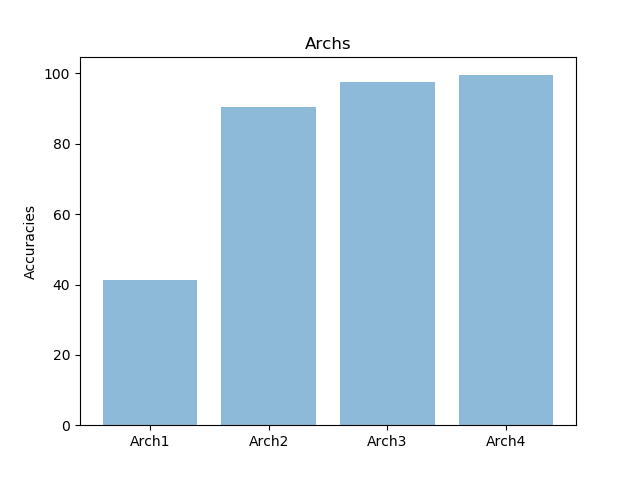

Source code (Python):
from data_processing_CNN import final_data , WIDTH , HEIGHT
from tensorflow import keras
import numpy as np
import matplotlib.pyplot as plt

image_size = WIDTH*HEIGHT*3

models = []
histories = []

def extract_train_valid_test():
    train_data , validation_data , test_data = final_data()
    
    X_train = list()
    Y_train = list()
    X_test = list()
    Y_test =  list()
    X_validation = list()
    Y_validation = list()
        
    for i in range(len(train_data)):
        X_train.append(train_data[i][0])
        Y_train.append(train_data[i][1])
    Y_train = [list(map(int, i)) for i in Y_train]
    for i in range(len(validation_data)):
        X_validation.append(validation_data[i][0])
        Y_validation.append(validation_data[i][1])
    Y_validation = [list(map(int, i)) for i in Y_validation]    
    for i in range(len(test_data)):
        X_test.append(test_data[i][0])
        Y_test.append(test_data[i][1])
    Y_test = [list(map(int, i)) for i in Y_test]  

    return X_train, Y_train , X_validation , Y_validation , X_test , Y_test
###############################################################################

def build_model(n_layers=[] , num_cov= 1 , activ_func_layers=[] , pooling=[]):
    print("poooooooooooooling" , pooling)
    model = keras.Sequential()
    for i in range(num_cov):
        model.add(keras.layers.Conv2D(32, 
                                      kernel_size = (2, 2),
                                      activation = 'relu',
                                      input_shape = (WIDTH , HEIGHT , 3)))
    model.add(keras.layers.MaxPooling2D(( pooling[0], pooling[1] )))
    model.add(keras.layers.Flatten())
    for i in range(len(n_layers)):
        model.add(keras.layers.Dense(n_layers[i], activation = activ_func_layers[i]))
    model.compile(loss='categorical_crossentropy', 
                  optimizer='adam', 
                  metrics=['accuracy'])
    return model

################################################################################
    
def k_fold_arch_CNN(n_layers ,num_cov , activ_func_layers,pooling , k_fold):
    history_acc = []
    model = build_model(n_layers ,num_cov , activ_func_layers , pooling)
    models.append(model)
    for i in range(k_fold):
        X_train, Y_train , X_validation , Y_validation , X_test , Y_test = extract_train_valid_test()
        history = model.fit(np.array(X_train), np.array(Y_train) ,epochs=10  , validation_data = (np.array(X_validation) , np.array(Y_validation)) ,   batch_size=64)               
        test_loss, test_acc = model.evaluate(np.array(X_test) , np.array(Y_test))        
        Y_pred = model.predict(np.array(X_test))
        print(np.argmax(Y_pred[0]) , " hello  ", np.argmax(Y_test[0]))
        Y_pred = [int(np.argmax(i)) for i in Y_pred]
        history_acc.append(history.history['accuracy'][-1]) #last epoch acc
    return history_acc

accuraices = []
def experiment(n_layers, num_conv , activ_func_layers,pooling, k_fold=3):
    history_acc = k_fold_arch_CNN(n_layers , num_conv, activ_func_layers, pooling , k_fold)
    accuraices.append(round(sum(history_acc)/len(history_acc)*100, 1))
    print(history_acc)
    print('model ACC: ', round(sum(history_acc)/len(history_acc)*100, 1), '%')
    
def report(modelsssss):
    for model in modelsssss:
        print(model.summary())
def report_plot_experiments():
    print(accuraices)
    objects = ('Arch1' , 'Arch2' , 'Arch3' ,'Arch4')
    y_pos = np.arange(len(objects))
    performance = accuraices
    plt.bar(y_pos, performance, align='center', alpha=0.5)
    plt.xticks(y_pos, objects)
    plt.ylabel('Accuracies')
    plt.title('Archs')
        

experiment([450, 220, 110, 50, 20, 10], 1 ,
           ['relu', 'relu', 'relu', 'relu', 'relu', 'softmax'] , [10 , 10])


experiment([220, 50, 10], 2,
           ['relu', 'relu', 'softmax'] , [5,5])

experiment([180, 30, 10], 3,
           ['relu', 'relu', 'softmax'] , [2,2])


experiment([100, 10] , 4 ,
           ['relu', 'softmax'] , [2,2] )






report(models)
report_plot_experiments()
